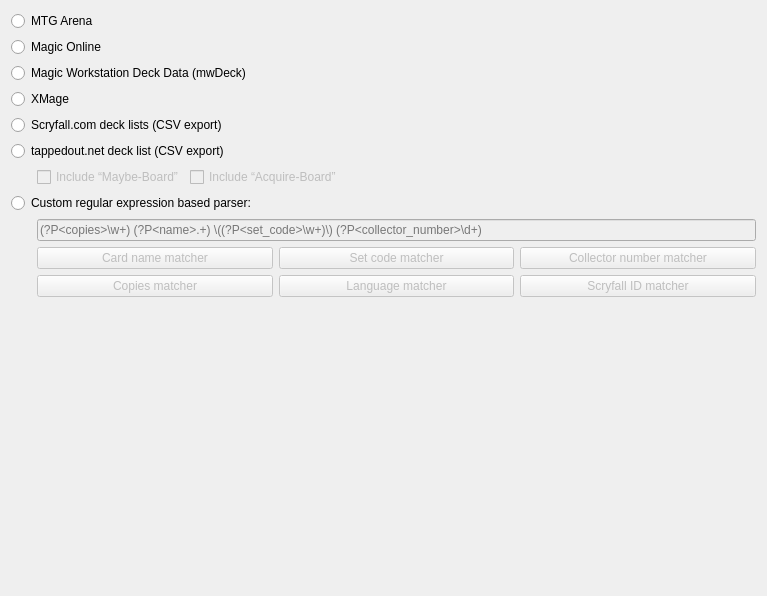
<?xml version="1.0" encoding="UTF-8"?>
<ui version="4.0">
 <class>WizardPage</class>
 <widget class="QWizardPage" name="WizardPage">
  <property name="geometry">
   <rect>
    <x>0</x>
    <y>0</y>
    <width>767</width>
    <height>596</height>
   </rect>
  </property>
  <property name="title">
   <string>Import a deck list for printing</string>
  </property>
  <property name="subTitle">
   <string>Select which kind of deck list you want to import.</string>
  </property>
  <layout class="QGridLayout" name="gridLayout">
   <item row="3" column="1" colspan="4">
    <widget class="QRadioButton" name="select_parser_xmage">
     <property name="toolTip">
      <string>Decklist files, stored in XMage’s native format.
Because XMage closely follows Scryfall regarding Magic sets,
this should give very accurate results.</string>
     </property>
     <property name="text">
      <string>XMage</string>
     </property>
    </widget>
   </item>
   <item row="6" column="3">
    <widget class="QCheckBox" name="tappedout_include_acquire_board">
     <property name="enabled">
      <bool>false</bool>
     </property>
     <property name="toolTip">
      <string>This is a Tappedout-specific section of the deck.
It may contain the decklist author’s buylist or anything else.</string>
     </property>
     <property name="text">
      <string>Include “Acquire-Board”</string>
     </property>
    </widget>
   </item>
   <item row="1" column="1" colspan="4">
    <widget class="QRadioButton" name="select_parser_mtg_online">
     <property name="toolTip">
      <string>The simplistic format used by Magic Online. It does not specify exact printings, so may not give the best results.</string>
     </property>
     <property name="text">
      <string>Magic Online</string>
     </property>
    </widget>
   </item>
   <item row="11" column="1">
    <spacer name="sample_buttons_spacer">
     <property name="orientation">
      <enum>Qt::Horizontal</enum>
     </property>
     <property name="sizeType">
      <enum>QSizePolicy::Fixed</enum>
     </property>
     <property name="sizeHint" stdset="0">
      <size>
       <width>20</width>
       <height>20</height>
      </size>
     </property>
    </spacer>
   </item>
   <item row="9" column="1">
    <spacer name="custom_re_input_spacer">
     <property name="orientation">
      <enum>Qt::Horizontal</enum>
     </property>
     <property name="sizeType">
      <enum>QSizePolicy::Fixed</enum>
     </property>
     <property name="sizeHint" stdset="0">
      <size>
       <width>20</width>
       <height>20</height>
      </size>
     </property>
    </spacer>
   </item>
   <item row="6" column="2">
    <widget class="QCheckBox" name="tappedout_include_maybe_board">
     <property name="enabled">
      <bool>false</bool>
     </property>
     <property name="toolTip">
      <string>This is a Tappedout-specific section of the deck.
It may contain cards that the decklist creator considers for inclusion, based on the meta
or any other preference, like card price.</string>
     </property>
     <property name="text">
      <string>Include “Maybe-Board”</string>
     </property>
    </widget>
   </item>
   <item row="4" column="1" colspan="4">
    <widget class="QRadioButton" name="select_parser_scryfall_csv">
     <property name="toolTip">
      <string>CSV exports from Scryfall’s own deck builder.
Gives very accurate results, unless the imported deck list contains ignored items
matching a configured download filter.</string>
     </property>
     <property name="text">
      <string>Scryfall.com deck lists (CSV export)</string>
     </property>
    </widget>
   </item>
   <item row="14" column="1" colspan="4">
    <spacer name="verticalSpacer">
     <property name="orientation">
      <enum>Qt::Vertical</enum>
     </property>
     <property name="sizeHint" stdset="0">
      <size>
       <width>20</width>
       <height>40</height>
      </size>
     </property>
    </spacer>
   </item>
   <item row="5" column="1" colspan="4">
    <widget class="QRadioButton" name="select_parser_tappedout_csv">
     <property name="toolTip">
      <string>CSV exports can be downloaded from Tappedout by choosing the appropriate deck export option.</string>
     </property>
     <property name="text">
      <string>tappedout.net deck list (CSV export)</string>
     </property>
    </widget>
   </item>
   <item row="11" column="2" colspan="3">
    <layout class="QGridLayout" name="sample_buttons_layout">
     <item row="0" column="1">
      <widget class="QPushButton" name="insert_set_code_matcher_sample_button">
       <property name="enabled">
        <bool>false</bool>
       </property>
       <property name="toolTip">
        <string>Appends a sample matcher for a set code to the input field above.</string>
       </property>
       <property name="text">
        <string>Set code matcher</string>
       </property>
      </widget>
     </item>
     <item row="0" column="2">
      <widget class="QPushButton" name="insert_collector_number_matcher_sample_button">
       <property name="enabled">
        <bool>false</bool>
       </property>
       <property name="toolTip">
        <string>Appends a sample matcher for a collector number to the input field above</string>
       </property>
       <property name="text">
        <string>Collector number matcher</string>
       </property>
      </widget>
     </item>
     <item row="1" column="0">
      <widget class="QPushButton" name="insert_copies_matcher_sample_button">
       <property name="enabled">
        <bool>false</bool>
       </property>
       <property name="toolTip">
        <string>Appends a matcher for the number of card copies to the input field above.
If a card count field is not present in the deck list, 1 card copy per line is assumed</string>
       </property>
       <property name="text">
        <string>Copies matcher</string>
       </property>
      </widget>
     </item>
     <item row="0" column="0">
      <widget class="QPushButton" name="insert_name_matcher_sample_button">
       <property name="enabled">
        <bool>false</bool>
       </property>
       <property name="toolTip">
        <string>Appends a matcher for a card name to the input field above.</string>
       </property>
       <property name="text">
        <string>Card name matcher</string>
       </property>
      </widget>
     </item>
     <item row="1" column="2">
      <widget class="QPushButton" name="insert_scryfall_id_matcher_sample_button">
       <property name="enabled">
        <bool>false</bool>
       </property>
       <property name="toolTip">
        <string>Appends a matcher for the Scryfall ID to the input field above.
This may be used by deck lists that closely integrate with the Scryfall website.
Most deck lists won’t use this.</string>
       </property>
       <property name="text">
        <string>Scryfall ID matcher</string>
       </property>
      </widget>
     </item>
     <item row="1" column="1">
      <widget class="QPushButton" name="insert_language_matcher_sample_button">
       <property name="enabled">
        <bool>false</bool>
       </property>
       <property name="toolTip">
        <string>Appends a matcher for the  card language to the input field above.
If a language field is not present in the deck list, the card language is guessed.</string>
       </property>
       <property name="text">
        <string>Language matcher</string>
       </property>
      </widget>
     </item>
    </layout>
   </item>
   <item row="8" column="1" colspan="4">
    <widget class="QRadioButton" name="select_parser_custom_re">
     <property name="toolTip">
      <string>Specify a custom regular expression in the input field below. It will be used to parse each deck list line.
You can use the buttons below to insert basic building blocks.
You have to separate them with the “control structures”, like spaces, as used in your deck list.</string>
     </property>
     <property name="text">
      <string>Custom regular expression based parser:</string>
     </property>
    </widget>
   </item>
   <item row="6" column="1">
    <spacer name="tapped_out_board_spacer">
     <property name="orientation">
      <enum>Qt::Horizontal</enum>
     </property>
     <property name="sizeType">
      <enum>QSizePolicy::Fixed</enum>
     </property>
     <property name="sizeHint" stdset="0">
      <size>
       <width>20</width>
       <height>20</height>
      </size>
     </property>
    </spacer>
   </item>
   <item row="6" column="4">
    <spacer name="horizontalSpacer">
     <property name="orientation">
      <enum>Qt::Horizontal</enum>
     </property>
     <property name="sizeHint" stdset="0">
      <size>
       <width>40</width>
       <height>20</height>
      </size>
     </property>
    </spacer>
   </item>
   <item row="0" column="1" colspan="4">
    <widget class="QRadioButton" name="select_parser_mtg_arena">
     <property name="toolTip">
      <string>Magic Arena and exports from compatible websites, like moxfield.com
Note that this option is not limited to cards in Standard/Historic,
as the format works for any card.</string>
     </property>
     <property name="text">
      <string>MTG Arena</string>
     </property>
    </widget>
   </item>
   <item row="9" column="2" colspan="3">
    <widget class="QLineEdit" name="custom_re_input">
     <property name="enabled">
      <bool>false</bool>
     </property>
     <property name="toolTip">
      <string>Use this regular expression to parse the deck list file. See the context help (?-Button) for more detailes.</string>
     </property>
     <property name="whatsThis">
      <string>&lt;!DOCTYPE HTML PUBLIC &quot;-//W3C//DTD HTML 4.0//EN&quot; &quot;http://www.w3.org/TR/REC-html40/strict.dtd&quot;&gt;
&lt;html&gt;&lt;head&gt;&lt;meta name=&quot;qrichtext&quot; content=&quot;1&quot; /&gt;&lt;style type=&quot;text/css&quot;&gt;
p, li { white-space: pre-wrap; }
&lt;/style&gt;&lt;/head&gt;&lt;body style=&quot; font-family:'Ubuntu'; font-size:10pt; font-weight:400; font-style:normal;&quot;&gt;
&lt;p style=&quot; margin-top:12px; margin-bottom:12px; margin-left:0px; margin-right:0px; -qt-block-indent:0; text-indent:0px;&quot;&gt;You can enter a custom Regular Expression (in Python syntax) to parse the lines of your deck list. Use &lt;span style=&quot; font-style:italic;&quot;&gt;named groups&lt;/span&gt; to extract the individual card properties from the individual lines of the deck list.&lt;/p&gt;
&lt;p style=&quot; margin-top:12px; margin-bottom:12px; margin-left:0px; margin-right:0px; -qt-block-indent:0; text-indent:0px;&quot;&gt;A named group looks like this &lt;span style=&quot; font-weight:600;&quot;&gt;(?P&amp;lt;GroupName&amp;gt;RE)&lt;/span&gt;, where RE is a Regular Expression matching the part you want to extract.&lt;/p&gt;
&lt;p style=&quot; margin-top:12px; margin-bottom:12px; margin-left:0px; margin-right:0px; -qt-block-indent:0; text-indent:0px;&quot;&gt;This program recognises these group names:&lt;/p&gt;
&lt;p style=&quot; margin-top:12px; margin-bottom:12px; margin-left:0px; margin-right:0px; -qt-block-indent:0; text-indent:0px;&quot;&gt;- &lt;span style=&quot; font-weight:600;&quot;&gt;copies&lt;/span&gt;: The number of card copies. Defaults to 1, if not present&lt;/p&gt;
&lt;p style=&quot; margin-top:12px; margin-bottom:12px; margin-left:0px; margin-right:0px; -qt-block-indent:0; text-indent:0px;&quot;&gt;- &lt;span style=&quot; font-weight:600;&quot;&gt;name&lt;/span&gt;: The card name&lt;/p&gt;
&lt;p style=&quot; margin-top:12px; margin-bottom:12px; margin-left:0px; margin-right:0px; -qt-block-indent:0; text-indent:0px;&quot;&gt;- &lt;span style=&quot; font-weight:600;&quot;&gt;set_code&lt;/span&gt;: The 3 (or more) letter code identifying the set.&lt;/p&gt;
&lt;p style=&quot; margin-top:12px; margin-bottom:12px; margin-left:0px; margin-right:0px; -qt-block-indent:0; text-indent:0px;&quot;&gt;- &lt;span style=&quot; font-weight:600;&quot;&gt;collector_number&lt;/span&gt;: The collector number of the card&lt;/p&gt;
&lt;p style=&quot; margin-top:12px; margin-bottom:12px; margin-left:0px; margin-right:0px; -qt-block-indent:0; text-indent:0px;&quot;&gt;- &lt;span style=&quot; font-weight:600;&quot;&gt;language&lt;/span&gt;: The card language, using a two-letter language code. If not given, the importer tries to determine the language from the card name. Defaults to &amp;quot;en&amp;quot; for English, if not possible.&lt;br /&gt;&lt;/p&gt;
&lt;p style=&quot; margin-top:12px; margin-bottom:12px; margin-left:0px; margin-right:0px; -qt-block-indent:0; text-indent:0px;&quot;&gt;Not all groups are required for a successful match. For example, &lt;span style=&quot; font-weight:600;&quot;&gt;set_code&lt;/span&gt; and &lt;span style=&quot; font-weight:600;&quot;&gt;collector_number&lt;/span&gt; is sufficient for exact identification most of the time.&lt;/p&gt;
&lt;p style=&quot; margin-top:12px; margin-bottom:12px; margin-left:0px; margin-right:0px; -qt-block-indent:0; text-indent:0px;&quot;&gt;Hint: You may want to use an online Regular Expression editor, like &lt;a href=&quot;https://regex101.com/&quot;&gt;&lt;span style=&quot; text-decoration: underline; color:#2980b9;&quot;&gt;https://regex101.com/&lt;/span&gt;&lt;/a&gt;, for example.&lt;/p&gt;
&lt;p style=&quot; margin-top:12px; margin-bottom:12px; margin-left:0px; margin-right:0px; -qt-block-indent:0; text-indent:0px;&quot;&gt;&lt;br /&gt;&lt;/p&gt;&lt;/body&gt;&lt;/html&gt;</string>
     </property>
     <property name="placeholderText">
      <string>(?P&lt;copies&gt;\w+) (?P&lt;name&gt;.+) \((?P&lt;set_code&gt;\w+)\) (?P&lt;collector_number&gt;\d+)</string>
     </property>
     <property name="clearButtonEnabled">
      <bool>true</bool>
     </property>
    </widget>
   </item>
   <item row="2" column="1" colspan="4">
    <widget class="QRadioButton" name="select_parser_magic_workstation">
     <property name="text">
      <string>Magic Workstation Deck Data (mwDeck)</string>
     </property>
    </widget>
   </item>
  </layout>
 </widget>
 <resources/>
 <connections>
  <connection>
   <sender>select_parser_custom_re</sender>
   <signal>toggled(bool)</signal>
   <receiver>custom_re_input</receiver>
   <slot>setEnabled(bool)</slot>
   <hints>
    <hint type="sourcelabel">
     <x>126</x>
     <y>223</y>
    </hint>
    <hint type="destinationlabel">
     <x>208</x>
     <y>261</y>
    </hint>
   </hints>
  </connection>
  <connection>
   <sender>select_parser_mtg_arena</sender>
   <signal>clicked()</signal>
   <receiver>WizardPage</receiver>
   <slot>isComplete()</slot>
   <hints>
    <hint type="sourcelabel">
     <x>20</x>
     <y>20</y>
    </hint>
    <hint type="destinationlabel">
     <x>20</x>
     <y>20</y>
    </hint>
   </hints>
  </connection>
  <connection>
   <sender>select_parser_mtg_online</sender>
   <signal>clicked()</signal>
   <receiver>WizardPage</receiver>
   <slot>isComplete()</slot>
   <hints>
    <hint type="sourcelabel">
     <x>26</x>
     <y>51</y>
    </hint>
    <hint type="destinationlabel">
     <x>20</x>
     <y>20</y>
    </hint>
   </hints>
  </connection>
  <connection>
   <sender>select_parser_scryfall_csv</sender>
   <signal>clicked()</signal>
   <receiver>WizardPage</receiver>
   <slot>isComplete()</slot>
   <hints>
    <hint type="sourcelabel">
     <x>32</x>
     <y>139</y>
    </hint>
    <hint type="destinationlabel">
     <x>20</x>
     <y>20</y>
    </hint>
   </hints>
  </connection>
  <connection>
   <sender>select_parser_custom_re</sender>
   <signal>clicked()</signal>
   <receiver>WizardPage</receiver>
   <slot>isComplete()</slot>
   <hints>
    <hint type="sourcelabel">
     <x>44</x>
     <y>223</y>
    </hint>
    <hint type="destinationlabel">
     <x>20</x>
     <y>20</y>
    </hint>
   </hints>
  </connection>
  <connection>
   <sender>select_parser_xmage</sender>
   <signal>clicked()</signal>
   <receiver>WizardPage</receiver>
   <slot>isComplete()</slot>
   <hints>
    <hint type="sourcelabel">
     <x>32</x>
     <y>111</y>
    </hint>
    <hint type="destinationlabel">
     <x>20</x>
     <y>20</y>
    </hint>
   </hints>
  </connection>
  <connection>
   <sender>custom_re_input</sender>
   <signal>textChanged(QString)</signal>
   <receiver>WizardPage</receiver>
   <slot>isComplete()</slot>
   <hints>
    <hint type="sourcelabel">
     <x>247</x>
     <y>261</y>
    </hint>
    <hint type="destinationlabel">
     <x>145</x>
     <y>114</y>
    </hint>
   </hints>
  </connection>
  <connection>
   <sender>select_parser_tappedout_csv</sender>
   <signal>clicked()</signal>
   <receiver>WizardPage</receiver>
   <slot>isComplete()</slot>
   <hints>
    <hint type="sourcelabel">
     <x>145</x>
     <y>167</y>
    </hint>
    <hint type="destinationlabel">
     <x>139</x>
     <y>101</y>
    </hint>
   </hints>
  </connection>
  <connection>
   <sender>select_parser_tappedout_csv</sender>
   <signal>toggled(bool)</signal>
   <receiver>tappedout_include_maybe_board</receiver>
   <slot>setEnabled(bool)</slot>
   <hints>
    <hint type="sourcelabel">
     <x>98</x>
     <y>167</y>
    </hint>
    <hint type="destinationlabel">
     <x>120</x>
     <y>195</y>
    </hint>
   </hints>
  </connection>
  <connection>
   <sender>select_parser_tappedout_csv</sender>
   <signal>toggled(bool)</signal>
   <receiver>tappedout_include_acquire_board</receiver>
   <slot>setEnabled(bool)</slot>
   <hints>
    <hint type="sourcelabel">
     <x>283</x>
     <y>167</y>
    </hint>
    <hint type="destinationlabel">
     <x>378</x>
     <y>195</y>
    </hint>
   </hints>
  </connection>
  <connection>
   <sender>select_parser_custom_re</sender>
   <signal>toggled(bool)</signal>
   <receiver>insert_name_matcher_sample_button</receiver>
   <slot>setEnabled(bool)</slot>
   <hints>
    <hint type="sourcelabel">
     <x>262</x>
     <y>223</y>
    </hint>
    <hint type="destinationlabel">
     <x>206</x>
     <y>302</y>
    </hint>
   </hints>
  </connection>
  <connection>
   <sender>select_parser_custom_re</sender>
   <signal>toggled(bool)</signal>
   <receiver>insert_collector_number_matcher_sample_button</receiver>
   <slot>setEnabled(bool)</slot>
   <hints>
    <hint type="sourcelabel">
     <x>396</x>
     <y>223</y>
    </hint>
    <hint type="destinationlabel">
     <x>759</x>
     <y>302</y>
    </hint>
   </hints>
  </connection>
  <connection>
   <sender>select_parser_custom_re</sender>
   <signal>toggled(bool)</signal>
   <receiver>insert_scryfall_id_matcher_sample_button</receiver>
   <slot>setEnabled(bool)</slot>
   <hints>
    <hint type="sourcelabel">
     <x>342</x>
     <y>223</y>
    </hint>
    <hint type="destinationlabel">
     <x>759</x>
     <y>342</y>
    </hint>
   </hints>
  </connection>
  <connection>
   <sender>select_parser_custom_re</sender>
   <signal>toggled(bool)</signal>
   <receiver>insert_set_code_matcher_sample_button</receiver>
   <slot>setEnabled(bool)</slot>
   <hints>
    <hint type="sourcelabel">
     <x>396</x>
     <y>223</y>
    </hint>
    <hint type="destinationlabel">
     <x>515</x>
     <y>302</y>
    </hint>
   </hints>
  </connection>
  <connection>
   <sender>select_parser_custom_re</sender>
   <signal>toggled(bool)</signal>
   <receiver>insert_copies_matcher_sample_button</receiver>
   <slot>setEnabled(bool)</slot>
   <hints>
    <hint type="sourcelabel">
     <x>396</x>
     <y>223</y>
    </hint>
    <hint type="destinationlabel">
     <x>206</x>
     <y>342</y>
    </hint>
   </hints>
  </connection>
  <connection>
   <sender>select_parser_custom_re</sender>
   <signal>toggled(bool)</signal>
   <receiver>insert_language_matcher_sample_button</receiver>
   <slot>setEnabled(bool)</slot>
   <hints>
    <hint type="sourcelabel">
     <x>452</x>
     <y>223</y>
    </hint>
    <hint type="destinationlabel">
     <x>515</x>
     <y>342</y>
    </hint>
   </hints>
  </connection>
  <connection>
   <sender>select_parser_magic_workstation</sender>
   <signal>clicked()</signal>
   <receiver>WizardPage</receiver>
   <slot>isComplete()</slot>
   <hints>
    <hint type="sourcelabel">
     <x>383</x>
     <y>72</y>
    </hint>
    <hint type="destinationlabel">
     <x>383</x>
     <y>297</y>
    </hint>
   </hints>
  </connection>
 </connections>
</ui>
